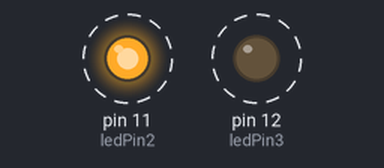
A sketch run on a simulated Arduino Uno, built with avr-gcc and run on an emulated ATmega328P. On the bench: output pins drawn as LEDs (lit = HIGH). Dashed ring = blinking.

Above: at 0.2 s.
Timing chart, 0 to 3.0 s (numbered marks = the images above):
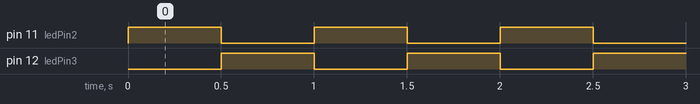

Measured:
- by itself, pin 11 (ledPin2), pin 12 (ledPin3): alternates HIGH for 0.50 s and LOW for 0.50 s
- by itself, everything shown: repeats every 1.0 s, in 3 steps

The sketch:

led_on.ino
```cpp
int ledPin2=11;
int ledPin3=12;


void setup() {

  pinMode(ledPin2,OUTPUT);
  pinMode(ledPin3,OUTPUT);
  Serial.begin(115200);
}

void loop() {
  digitalWrite(ledPin2, HIGH);
  delay(500);
  digitalWrite(ledPin2, LOW);
  digitalWrite(ledPin3, HIGH);
  delay(500);
  digitalWrite(ledPin3, LOW);
}
```
